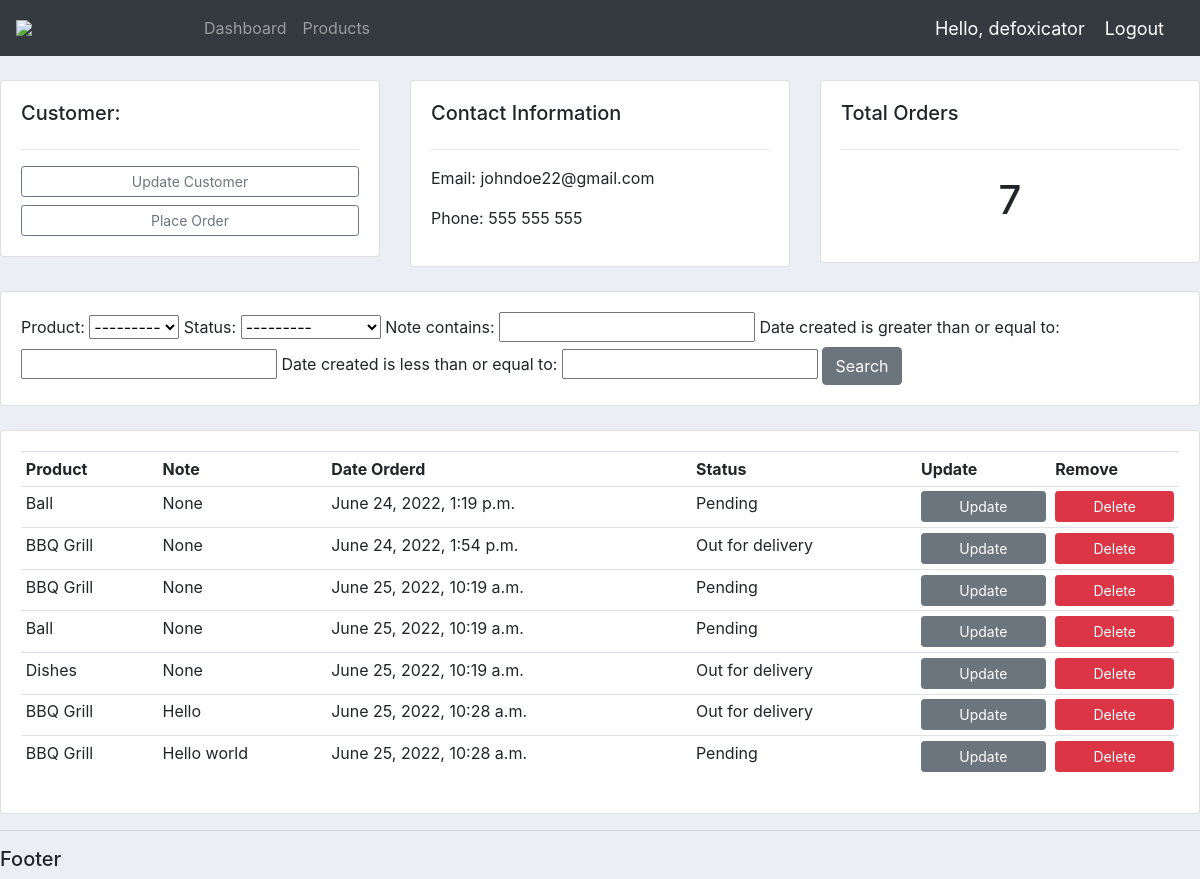
The app's page /customer/1/ (signed in) with its own data.
### accounts/models.py (models this page shows, shortened)
class Customer(models.Model):
    name = models.CharField(max_length=200, null=True)
    phone = models.CharField(max_length=200, null=True)
    email = models.CharField(max_length=200, null=True)
    date_created = models.DateTimeField(auto_now_add=True, null=True)

class Order(models.Model):
    STATUS = (
        ('Pending', 'Pending'),
        ('Out for delivery', 'Out for delivery'),
        ('Delivered', 'Delivered'),
    )
    customer = models.ForeignKey(Customer, null=True, on_delete=models.SET_NULL)
    product = models.ForeignKey(Product, null=True, on_delete=models.SET_NULL)
    date_created = models.DateTimeField(auto_now_add=True, null=True)
    status = models.CharField(max_length=200, null=True, choices=STATUS)
    note = models.CharField(max_length=1000, null=True)

class Product(models.Model):
    CATEGORY = (
        ('Indoor', 'Indoor'),
        ('Outdoor', 'Outdoor'),
        )
    name = models.CharField(max_length=200, null=True)
    price = models.FloatField(null=True)
    category = models.CharField(max_length=200, null=True, choices=CATEGORY)
    description = models.CharField(max_length=200, null=True, blank=True)
    date_created = models.DateTimeField(auto_now_add=True, null=True)
    tags = models.ManyToManyField(Tag)
    def __str__(self):
        return self.name

### accounts/decorators.py (the view)
        def wrapper_func(request, *args, **kwargs):
            group = None
            if request.user.groups.exists():
                group = request.user.groups.all()[0].name
            if group in allowed_roles:
                return view_func(request, *args, **kwargs)
            else:
                return HttpResponse("You are not authrized to view this page.")

### accounts/views.py (called while the page is built)
@login_required(login_url='login')
@allowed_users(allowed_roles=['admin'])
def customer(request, pk_test):
    customer = Customer.objects.get(id=pk_test)
    orders = customer.order_set.all()
    order_count = orders.count()
    myFilter = OrderFilter(request.GET, queryset=orders)
    orders = myFilter.qs
    context = {
        'customer': customer,
        'orders': orders,
        'order_count': order_count,
        'myFilter': myFilter,
    }
    return render(request, 'accounts/customer.html', context)

### accounts/templates/accounts/customer.html
{%  extends 'accounts/main.html' %}
{% block content %}
	<br>
<div class="row">
	<div class="col-md">
		<div class="card card-body">
			<h5>Customer:</h5>
			<hr>
			<a class="btn btn-outline-secondary  btn-sm btn-block" href="">Update Customer</a>
			<a class="btn btn-outline-secondary  btn-sm btn-block" href="{% url 'create_order' customer.id %}">Place Order</a>
		</div>
	</div>
	<div class="col-md">
		<div class="card card-body">
			<h5>Contact Information</h5>
			<hr>
			<p>Email: {{ customer.email }}</p>
			<p>Phone: {{ customer.phone }}</p>
		</div>
	</div>
	<div class="col-md">
		<div class="card card-body">
			<h5>Total Orders</h5>
			<hr>
			<h1 style="text-align: center;padding: 10px">{{ order_count }}</h1>
		</div>
	</div>
</div>
<br>
<div class="row">
	<div class="col">
		<div class="card card-body">
			<form method="get">
				{{ myFilter.form }}
		    <button class="btn btn-secondary" type="submit">Search</button>
		  </form>
		</div>
	</div>
</div>
<br>
<div class="row">
	<div class="col-md">
		<div class="card card-body">
			<table class="table table-sm">
				<tr>
					<th>Product</th>
					<th>Note</th>
					<th>Date Orderd</th>
					<th>Status</th>
					<th>Update</th>
					<th>Remove</th>
				</tr>
				{% for order in orders %}
				<tr>
					<td>{{order.product}}</td>
					<td>{{order.note}}</td>
					<td>{{order.date_created}}</td>
					<td>{{order.status}}</td>
					<td><a class="btn btn-secondary btn-sm btn-block" href="{% url 'update_order' order.id %}">Update</td>
					<td><a class="btn btn-sm btn-danger btn-sm btn-block" href="{% url 'delete_order' order.id %}">Delete</td>
				</tr>
				{% endfor %}
			</table>
		</div>
	</div>
</div>
{% endblock %}

### accounts/templates/accounts/navbar.html (shortened to what this page needs)
{% load static %}
<nav class="navbar navbar-expand-lg navbar-dark bg-dark">
    <img class="logo" src="{% static 'images/logo long.bmp' %}" width="180px">
    <div class="collapse navbar-collapse" id="navbarNav">
      <ul class="navbar-nav">
        {% if request.user.is_staff %}
        <li class="nav-item">
          <a class="nav-link" href="#">Dashboard</a>
        </li>
        <li class="nav-item">
          <a class="nav-link" href="#">Products</a>
        </li>
        {% endif %}
      </ul>
    </div>
    <span class="hello-msg">Hello, {{ request.user }}</span>
    <span><a class="hello-msg" href="{% url 'logout' %}">Logout</a></span>
  </nav>

### static/css/main.css (style rules this page uses)
body { background-color: #ebeff5; }

### accounts/templates/accounts/navbar.html (style rules this page uses)
.hello-msg { font-size: 18px; color: #fff; margin-right: 20px; }

### records on screen
Customer: email "johndoe22@gmail.com", phone "555 555 555"
Order: product "Ball", note "None", date_created "June 24, 2022, 1:19 p.m.", status "Pending"
Order: product "BBQ Grill", note "None", date_created "June 24, 2022, 1:54 p.m.", status "Out for delivery"
Order: product "BBQ Grill", note "None", date_created "June 25, 2022, 10:19 a.m.", status "Pending"
Order: product "Ball", note "None", date_created "June 25, 2022, 10:19 a.m.", status "Pending"
Order: product "Dishes", note "None", date_created "June 25, 2022, 10:19 a.m.", status "Out for delivery"
Order: product "BBQ Grill", note "Hello", date_created "June 25, 2022, 10:28 a.m.", status "Out for delivery"
Order: product "BBQ Grill", note "Hello world", date_created "June 25, 2022, 10:28 a.m.", status "Pending"

### other values on screen
{{ request.user }} "defoxicator"
{{ order_count }} "7"
